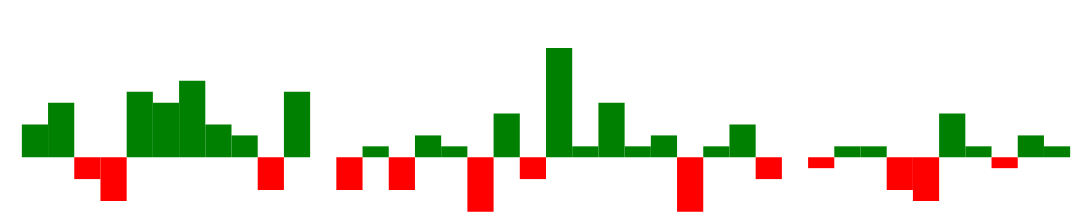

Specify this chart in Vega-Lite:
### Vega specification from a JSON file in a GitHub repository (floating-point values rounded to 4 significant figures)
{"$schema": "https://vega.github.io/schema/vega/v5.json", "width": 250, "height": 40, "padding": 0, "data": [{"name": "table", "values": [{"game": "g1", "diff": 3}, {"game": "g2", "diff": 5}, {"game": "g3", "diff": -2}, {"game": "g4", "diff": -4}, {"game": "g5", "diff": 6}, {"game": "g6", "diff": 5}, {"game": "g7", "diff": 7}, {"game": "g8", "diff": 3}, {"game": "g9", "diff": 2}, {"game": "g10", "diff": -3}, {"game": "g11", "diff": 6}, {"game": "g12", "diff": 0}, {"game": "g13", "diff": -3}, {"game": "g14", "diff": 1}, {"game": "g15", "diff": -3}, {"game": "g16", "diff": 2}, {"game": "g17", "diff": 1}, {"game": "g18", "diff": -5}, {"game": "g19", "diff": 4}, {"game": "g20", "diff": -2}, {"game": "g21", "diff": 10}, {"game": "g22", "diff": 1}, {"game": "g23", "diff": 5}, {"game": "g24", "diff": 1}, {"game": "g25", "diff": 2}, {"game": "g26", "diff": -5}, {"game": "g27", "diff": 1}, {"game": "g28", "diff": 3}, {"game": "g29", "diff": -2}, {"game": "g30", "diff": 0}, {"game": "g31", "diff": -1}, {"game": "g32", "diff": 1}, {"game": "g33", "diff": 1}, {"game": "g34", "diff": -3}, {"game": "g35", "diff": -4}, {"game": "g36", "diff": 4}, {"game": "g37", "diff": 1}, {"game": "g38", "diff": -1}, {"game": "g39", "diff": 2}, {"game": "g40", "diff": 1}]}], "signals": [{"name": "tooltip", "value": {}, "on": [{"events": "rect:mouseover", "update": "datum"}, {"events": "rect:mouseout", "update": "{}"}]}], "scales": [{"name": "xscale", "type": "band", "domain": {"data": "table", "field": "game"}, "range": "width", "padding": 0.05, "round": true}, {"name": "yscale", "domain": {"data": "table", "field": "diff"}, "nice": true, "range": "height"}], "axes": [{"orient": "bottom", "scale": "xscale", "labels": false, "ticks": false}, {"orient": "right", "scale": "yscale", "labels": false, "ticks": false}], "marks": [{"type": "rect", "from": {"data": "table"}, "encode": {"enter": {"x": {"scale": "xscale", "field": "game"}, "width": {"scale": "xscale", "band": 1}, "y": {"scale": "yscale", "field": "diff"}, "y2": {"scale": "yscale", "value": 0}, "fill": [{"test": "datum.diff > 0", "value": "green"}, {"value": "red"}]}, "update": {"fill": [{"test": "datum.diff > 0", "value": "green"}, {"value": "red"}]}, "hover": {"fill": {"value": "black"}}}}, {"type": "text", "encode": {"enter": {"align": {"value": "center"}, "baseline": {"value": "bottom"}, "fill": {"value": "#333"}}, "update": {"x": {"scale": "xscale", "signal": "tooltip.game", "band": 0.5}, "y": {"scale": "yscale", "signal": "tooltip.diff", "offset": 0.05}, "text": {"signal": "tooltip.diff"}, "fillOpacity": [{"test": "datum === tooltip", "value": 0}, {"value": 1}]}}}], "config": {}}
